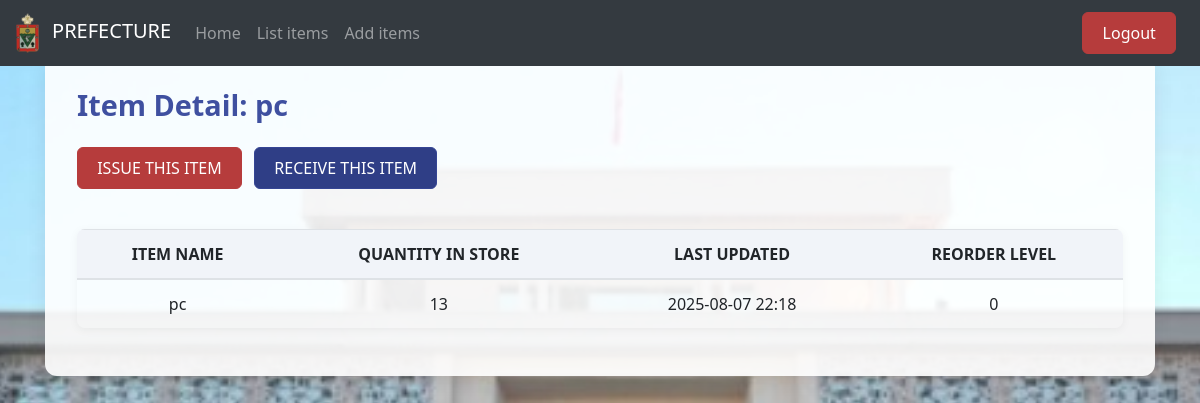
Screenshot of /stock_detail/10/ (signed in) with the database file from the repository.
### main/models.py (models this page shows, shortened)
class Stock(models.Model):
    category = models.ForeignKey(Category, on_delete=models.CASCADE, null=True, blank=True)
    item_name = models.CharField(max_length=50, blank=True, null=True)
    quantity = models.IntegerField(default=0, blank=True, null=True)
    receive_quantity = models.IntegerField(default=0, blank=True, null=True)
    receive_by = models.CharField(max_length=50, blank=True, null=True)
    issue_quantity = models.IntegerField(default=0, blank=True, null=True)
    issue_by = models.CharField(max_length=50, blank=True, null=True)
    issue_to = models.CharField(max_length=50, blank=True, null=True)
    phone_number = models.CharField(max_length=50, blank=True, null=True)
    created_by = models.CharField(max_length=50, blank=True, null=True)
    reorder_level = models.IntegerField(default=0, blank=True, null=True)
    last_updated = models.DateTimeField(auto_now_add=False, auto_now=True)
    timestamp = models.DateTimeField(auto_now_add=True, auto_now=False)
    Date = models.DateTimeField(auto_now_add=False, auto_now=False, null=True, blank=False)
    export_to_CSV = models.BooleanField(default=False)
    class Meta:
        verbose_name_plural = "Stock Items"
        ordering = ['-timestamp']

### main/views.py (the view)
# urls.py: path('stock_detail/<str:pk>/', views.stock_detail, name="stock_detail"),
@login_required(login_url='login')
@never_cache
def stock_detail(request, pk):
    stock = get_object_or_404(Stock, pk=pk)
    return render(request, 'stock_detail.html', {'stock': stock})

### main/templates/stock_detail.html (shortened to what this page needs)
{% load static %}
{% load crispy_forms_tags %}
<!DOCTYPE html>
<html lang="en">
<head>
  <link href="{% static 'css/bootstrap.min.css' %}" rel="stylesheet">
</head>
<body>
{% include 'navbar.html' %}
<main class="container py-4">
  <div class="card">
    <h2 class="header">Item Detail: {{ stock.item_name }}</h2>
    <div class="mb-3">
      <a href="{% url 'issue_items' stock.id %}" class="btn btn-danger">ISSUE THIS ITEM</a>
      <a href="{% url 'receive_items' stock.id %}" class="btn btn-primary">RECEIVE THIS ITEM</a>
    </div>
    <table class="table table-hover">
      <thead>
        <tr>
          <th>ITEM NAME</th>
          <th>QUANTITY IN STORE</th>
          <th>LAST UPDATED</th>
          <th>REORDER LEVEL</th>
        </tr>
      </thead>
      <tbody>
        <tr>
          <td>{{ stock.item_name }}</td>
          <td {% if stock.quantity <= stock.reorder_level %} style="background-color:#fff3cd;" {% endif %}>
            {{ stock.quantity }}
          </td>
          <td>{{ stock.last_updated|date:"Y-m-d H:i" }}</td>
          <td>{{ stock.reorder_level }}</td>
        </tr>
      </tbody>
    </table>
  </div>
</main>
</body>
</html>

### rows the page displays
Stock: item_name "pc", quantity "13", last_updated "2025-08-07 22:18", reorder_level "0"
